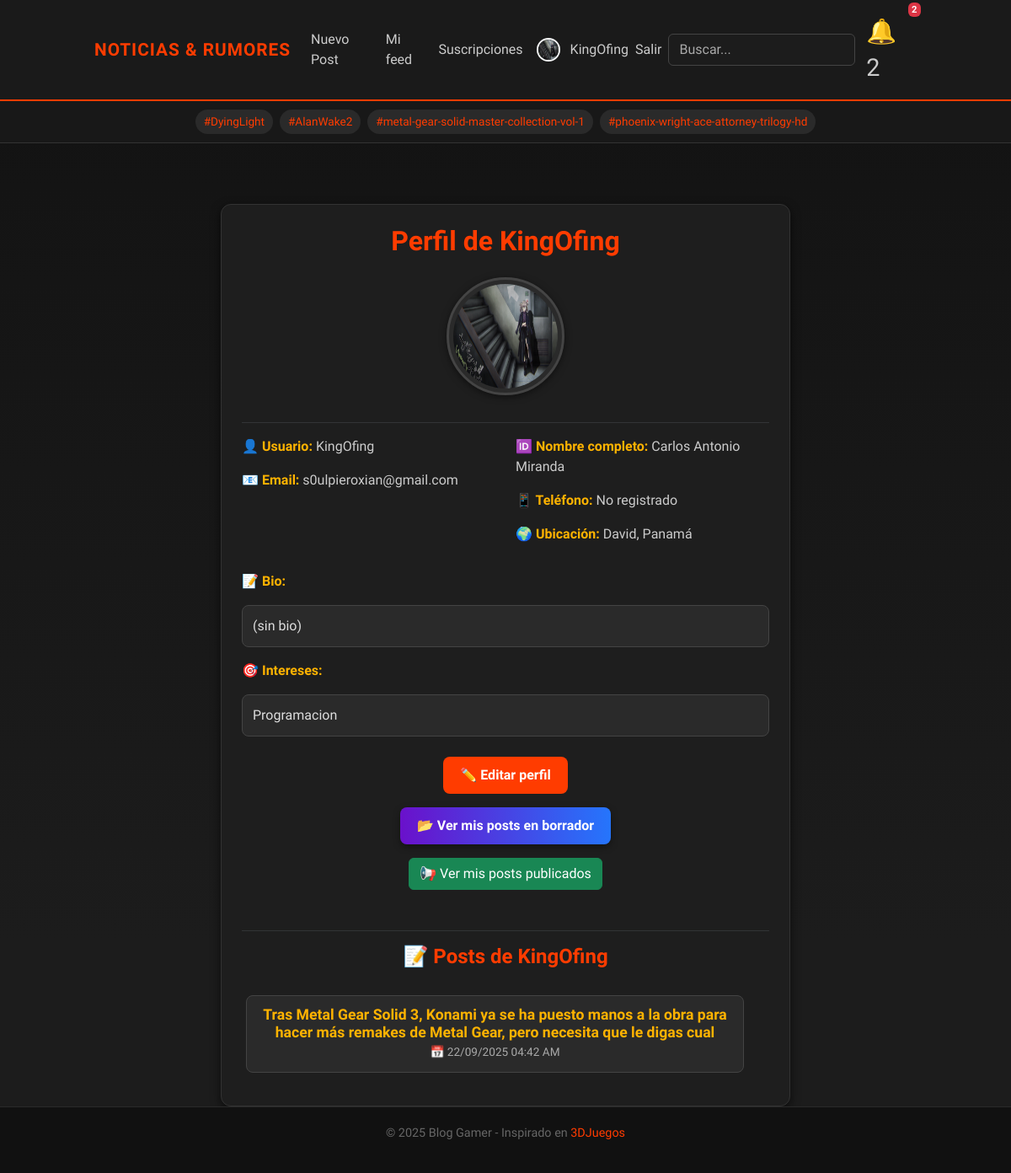
The page /perfil/ (signed in) on the database its author committed.
### blog/models.py (models this page shows, shortened)
class Profile(models.Model):
    user = models.OneToOneField(User, on_delete=models.CASCADE, related_name='profile')
    avatar = models.ImageField(upload_to='avatars/', blank=True, null=True)
    bio = models.TextField(blank=True, verbose_name="Biografía")
    name = models.CharField(
        max_length=100, blank=True, null=True,
        verbose_name="Nombre completo",
        help_text="Tu nombre real o el que quieras mostrar públicamente."
    )
    phone = models.CharField(
        max_length=20, blank=True, null=True,
        verbose_name="Teléfono",
        help_text="Número de contacto (opcional)."
    )
    location = models.CharField(
        max_length=100, blank=True, null=True,
        verbose_name="Ubicación",
        help_text="Ciudad o país donde te encuentras."
    )
    interests = models.CharField(
        max_length=255, blank=True, null=True,
        verbose_name="Intereses",
        help_text="Ej: Programación, Música, Deportes..."
    )

class Post(models.Model):
    STATUS_CHOICES = (
        ('draft', 'Borrador'),
        ('published', 'Publicado'),
    )
    PLATFORM_CHOICES = [
        ("pc", "PC"),
        ("xbox", "Xbox"),
        ("nintendo", "Nintendo Switch"),
        ("mobile", "Celular"),
        ("ps", "PlayStation"),
    ]
    title = models.CharField(max_length=200, verbose_name='Título')
    slug = models.SlugField(max_length=220, unique=True, db_index=True)
    author = models.ForeignKey(User, on_delete=models.CASCADE, related_name='posts')
    is_visible = models.BooleanField(default=True)  # 👈 nuevo campo
    cover = models.ImageField(upload_to='covers/', blank=True, null=True)
    platform = models.CharField(max_length=20, choices=PLATFORM_CHOICES, default="pc")
    excerpt = models.CharField(max_length=300, blank=True)
    content = RichTextUploadingField()
    status = models.CharField(max_length=10, choices=STATUS_CHOICES, default='draft')
    created = models.DateTimeField(auto_now_add=True, db_index=True)
    updated = models.DateTimeField(auto_now=True)
    tags = TaggableManager(blank=True)
    class Meta:
        ordering = ['-created']
    def get_absolute_url(self):
        return reverse('blog:post_detail', args=[self.slug])

### blog/views.py (the view)
# urls.py: path("perfil/", views.profile_detail, name="profile"),  # perfil propio
def profile_detail(request, username=None):
    if username:
        profile_user = get_object_or_404(User, username=username)
    else:
        if not request.user.is_authenticated:
            return redirect("blog:login")
        profile_user = request.user
    user_posts = Post.objects.filter(author=profile_user, status="published").order_by("-created")
    return render(request, "profile/detail.html", {
        "profile_user": profile_user,
        "user_posts": user_posts,   # 👈 aquí mandamos los posts
    })

### blog/context_processors.py (called while the page is built)
def unread_notifications(request):
    if request.user.is_authenticated:
        return {
            "unread_count": request.user.notifications.filter(is_read=False).count(),
            "notifications": request.user.notifications.all().order_by("-created_at")[:8],
        }
    return {"unread_count": 0, "notifications": []}

def global_tags(request):
    return {"all_tags": Tag.objects.all()[:15]}

def latest_notifications(request):
    if request.user.is_authenticated:
        return {
            "notifications": request.user.notifications.all().order_by("-created_at")[:8]
        }
    return {"notifications": []}

### blog/templates/profile/detail.html (shortened to what this page needs)
{% extends 'base.html' %}
{% load static %}
{% block content %}
<div class="container mt-5" style="max-width: 700px;">
  <div class="profile-card p-4 mx-auto">
    <div class="text-center">
      <h2 class="mb-4 text-gamer">Perfil de {{ profile_user.username }}</h2>
      {% if profile_user.profile.avatar %}
        <img src="{{ profile_user.profile.avatar.url }}" width="140" height="140"
             class="profile-avatar mb-3"
             alt="Avatar de {{ profile_user.username }}">
      {% else %}
        <img src="{% static 'img/default-avatar.png' %}" width="140" height="140"
             class="profile-avatar mb-3"
             alt="Avatar por defecto">
      {% endif %}
    </div>
    <hr class="border-secondary">
    <div class="row">
      <div class="col-md-6 mb-3">
        <p><span class="info-label">👤 Usuario:</span> <span class="info-value">{{ profile_user.username }}</span></p>
        <p><span class="info-label">📧 Email:</span> <span class="info-value">{{ profile_user.email }}</span></p>
      </div>
      <div class="col-md-6 mb-3">
        <p><span class="info-label">🆔 Nombre completo:</span> <span class="info-value">{{ profile_user.profile.name|default:"No registrado" }}</span></p>
        <p><span class="info-label">📱 Teléfono:</span> <span class="info-value">{{ profile_user.profile.phone|default:"No registrado" }}</span></p>
        <p><span class="info-label">🌍 Ubicación:</span> <span class="info-value">{{ profile_user.profile.location|default:"No especificada" }}</span></p>
      </div>
    </div>
    <p class="info-label">📝 Bio:</p>
    <p class="info-box">{{ profile_user.profile.bio|default:"(sin bio)" }}</p>
    <p class="info-label">🎯 Intereses:</p>
    <p class="info-box">{{ profile_user.profile.interests|default:"(sin intereses)" }}</p>
    {% if profile_user == user %}
      <div class="text-center mt-4">
        <a href="{% url 'blog:profile_edit' %}" class="btn-edit">✏️ Editar perfil</a>
      </div>
      <div class="text-center mt-3">
        <a href="{% url 'blog:my_drafts' %}" class="btn-drafts">
          📂 Ver mis posts en borrador
        </a>
      </div>
      <div class="text-center mt-3">
        <a href="{% url 'blog:mis_posts_publicados' %}" class="btn btn-success">
          📢 Ver mis posts publicados
        </a>
      </div>
    {% endif %}
    <hr class="border-secondary mt-5">
    <h4 class="text-center text-gamer">📝 Posts de {{ profile_user.username }}</h4>
    {% if user_posts %}
      <div class="user-posts-scroll mt-3">
        {% for post in user_posts %}
          <a href="{{ post.get_absolute_url }}" class="user-post-card">
            <h5 class="post-title">{{ post.title }}</h5>
            <small class="post-date">📅 {{ post.created|date:"d/m/Y h:i A" }}</small>
          </a>
        {% endfor %}
      </div>
    {% else %}
      <p class="text-muted text-center">(Este usuario no ha publicado posts aún)</p>
    {% endif %}
  </div>
</div>
{% endblock %}

### blog/templates/base.html (shortened to what this page needs)
<!doctype html>
<html lang="es">
<head>
  {% load static %}
  <link rel="stylesheet" href="{% static 'css/style.css' %}?v=11">
  <link href="https://cdn.jsdelivr.net/npm/bootstrap@5.3.3/dist/css/bootstrap.min.css" rel="stylesheet">
</head>
<body>
<nav class="navbar navbar-expand-lg navbar-dark">
  <div class="container">
    <a class="navbar-brand" href="{% url 'blog:post_list' %}">Noticias & Rumores</a>
    <div class="collapse navbar-collapse" id="navbarNav">
      <ul class="navbar-nav ms-auto align-items-center">
        {% if user.is_authenticated %}
          <li class="nav-item"><a class="nav-link" href="{% url 'blog:post_create' %}">Nuevo Post</a></li>
          <li class="nav-item"><a class="nav-link" href="{% url 'blog:my_personal_feed' %}">Mi feed</a></li>
          <li class="nav-item"><a class="nav-link" href="{% url 'blog:my_subscriptions' %}">Suscripciones</a></li>
          <li class="nav-item">
            <a class="nav-link d-flex align-items-center" href="{% url 'blog:profile' %}">
              <img src="{% if user.profile.avatar %}{{ user.profile.avatar.url }}{% else %}{% static 'img/default-avatar.png' %}{% endif %}"
                  alt="avatar"
                  width="28" height="28"
                  class="rounded-circle border border-2 border-light me-2">
              <span class="ms-1">{{ user.username }}</span>
            </a>
          </li>
          <li class="nav-item">
            <form method="post" action="{% url 'blog:logout' %}" style="display:inline;">
              <button type="submit" class="nav-link btn btn-link p-0" style="color:#ccc; text-decoration:none;">Salir</button>
            </form>
          </li>
        {% else %}
          <li class="nav-item"><a class="nav-link" href="{% url 'blog:login' %}">Entrar</a></li>
          <li class="nav-item"><a class="nav-link" href="{% url 'blog:signup' %}">Crear cuenta</a></li>
        {% endif %}
        <li class="nav-item">
          <form class="d-flex ms-2" method="get" action="{% url 'blog:search' %}">
            <input class="form-control" type="search" name="q" placeholder="Buscar...">
          </form>
        </li>
        <li class="nav-item">
          <div class="dropdown">
            <a href="#" class="nav-link notif-bell position-relative" id="notifDropdown"
               data-bs-toggle="dropdown" aria-expanded="false">
              🔔
              {% if user.is_authenticated and unread_count > 0 %}
                <span class="badge bg-danger">{{ unread_count }}</span>
                  {% if unread_count > 9 %}9+{% else %}{{ unread_count }}{% endif %}
              {% endif %}
            </a>
          </div>
        </li>
      </ul>
    </div>
  </div>
</nav>
<div class="tags-bar text-center">
  {% for tag in all_tags %}
    {% if tag.slug %}
      <a href="{% url 'blog:post_by_tag' tag.slug %}">#{{ tag.name }}</a>
    {% endif %}
  {% empty %}
    <span class="text-muted">No hay tags todavía</span>
  {% endfor %}
</div>
<div class="container mt-4">
  {% block content %}{% endblock %}
</div>
<footer>
  <div class="container">
    <p>&copy; {{ year|default:2025 }} Blog Gamer - Inspirado en
      <a href="https://www.3djuegos.com/" target="_blank">3DJuegos</a>
    </p>
  </div>
</footer>
</body>
</html>

### static/css/style.css (style rules this page uses)
.notif-bell { position: relative; font-size: 1.8rem; color: #ff3c00 !important; transition: transform 0.2s, text-shadow 0.2s; margin-left: 5px; }
.notif-bell .badge { position: absolute; top: -5px; right: -5px; font-size: 0.7rem; padding: 0.25em 0.4em; }
input[type="text"], input[type="email"], input[type="password"], textarea, select, .form-control { background: #1c1c1c !important; color: #f5f5f5 !important; border: 1px solid #444 !important; border-radius: 6px; padding: 10px 12px; }
input::placeholder, textarea::placeholder { color: #aaa !important; }
.btn-drafts { background: linear-gradient(90deg, #6a11cb, #2575fc) !important; color: #fff !important; font-weight: 600; padding: 10px 20px; border: none; border-radius: 8px; transition: all 0.3s ease; text-decoration: none; display: inline-block; box-shadow: 0 3px 8px rgba(0, 0, 0, 0.4); }

### blog/templates/base.html (style rules this page uses)
body { font-family: 'Rajdhani', sans-serif; background: linear-gradient(180deg, #121212, #1c1c1c 80%); color: #ddd; min-height: 100vh; display: flex; flex-direction: column; }
.navbar { background: #1a1a1a !important; border-bottom: 2px solid #ff3c00; position: relative; }
.navbar-brand { font-weight: 700; font-size: 1.3rem; color: #ff3c00 !important; text-transform: uppercase; letter-spacing: 1px; }
.navbar-nav .nav-link { color: #ccc !important; transition: all .2s ease; }
.form-control { background: #2a2a2a; border: 1px solid #444; color: #fff; border-radius: 6px; }
.form-control::placeholder { color: #aaa; }
.notif-bell { position: relative; font-size: 1.8rem; color: #ff3c00 !important; transition: transform 0.2s, text-shadow 0.2s; margin-left: 5px; }
.container { flex: 1; max-width: 1000px; }
.tags-bar { background: #181818; border-bottom: 1px solid #333; padding: 8px 0; }
.tags-bar a { background: #2a2a2a; color: #ff3c00; font-size: 0.85rem; padding: 4px 10px; margin: 2px; border-radius: 20px; text-decoration: none; transition: 0.2s; display: inline-block; }
button, input[type="submit"] { background: #ff3c00; color: #fff; border: none; border-radius: 6px; padding: 10px 18px; font-weight: bold; cursor: pointer; transition: 0.2s; }
footer { background: #111; color: #666; padding: 20px 0; text-align: center; font-size: 0.9rem; border-top: 1px solid #2a2a2a; }
footer a { color: #ff3c00; text-decoration: none; }
.notif-bell .badge { position: absolute; top: -5px; right: -5px; font-size: 0.7rem; padding: 0.25em 0.4em; }

### blog/templates/profile/detail.html (style rules this page uses)
.profile-card { background: #1e1e1e; border: 1px solid #333; border-radius: 12px; color: #ddd; box-shadow: 0 4px 12px rgba(0,0,0,0.6); }
.text-gamer { color: #ff3c00; font-weight: 700; }
.profile-avatar { background: #2a2a2a; border: 3px solid #444; border-radius: 50%; padding: 5px; box-shadow: 0 2px 8px rgba(0,0,0,0.5); }
.info-label { color: #ffb300; font-weight: 600; }
.info-value { color: #ccc; }
.info-box { background: #2a2a2a; color: #ddd; padding: 12px; border-radius: 8px; border: 1px solid #444; }
.btn-edit { background: #ff3c00; border: none; color: #fff; font-weight: 600; padding: 10px 20px; border-radius: 8px; transition: 0.2s; text-decoration: none; display: inline-block; }
.btn-drafts { background: #ffb300; border: none; color: #000; font-weight: 600; padding: 10px 20px; border-radius: 8px; transition: 0.2s; text-decoration: none; display: inline-block; }
.user-posts-scroll { max-height: 200px; overflow-y: auto; overflow-x: hidden; padding: 5px 15px 5px 5px; box-sizing: border-box; scrollbar-gutter: stable; }
.user-post-card { display: block; background: #2a2a2a; border: 1px solid #444; border-radius: 8px; padding: 12px; margin: 10px 0; color: #ddd; text-decoration: none; transition: 0.25s; text-align: center; position: relative; z-index: 1; }
.post-title { font-size: 1.1rem; color: #ffb300; font-weight: 600; margin: 0; }
.post-date { color: #aaa; font-size: 0.85rem; }

### rows shown on the page
Tag: name "DyingLight"
Tag: name "AlanWake2"
Tag: name "metal-gear-solid-master-collection-vol-1"
Tag: name "phoenix-wright-ace-attorney-trilogy-hd"
Post: title "Tras Metal Gear Solid 3, Konami ya se ha puesto manos a la obra para hacer más remakes de Metal Gear, pero necesita que le digas cual", created "22/09/2025 04:42 AM"

### other values the page prints
{{ user.username }} "KingOfing"
{{ unread_count }} "2"
{{ profile_user.username }} "KingOfing"
{{ profile_user.email }} "s0ulpieroxian@gmail.com"
{{ profile_user.profile.name|default:"No registrado" }} "Carlos Antonio Miranda"
{{ profile_user.profile.phone|default:"No registrado" }} "No registrado"
{{ profile_user.profile.location|default:"No especificada" }} "David, Panamá"
{{ profile_user.profile.bio|default:"(sin bio)" }} "(sin bio)"
{{ profile_user.profile.interests|default:"(sin intereses)" }} "Programacion"
{{ year|default:2025 }} "2025"
